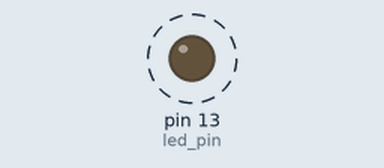
Simulated run of this sketch. Board: Arduino Uno, built with avr-gcc and run on an emulated ATmega328P. Parts: output pins drawn as LEDs (lit = HIGH). Dashed ring = blinking. No radio packets arrive unless stated.

Above: at 0.5 s.
Timing chart, 0 to 3.0 s (numbered marks = the images above):
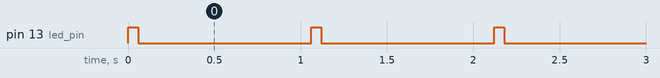

Measured:
- by itself, pin 13 (led_pin): alternates HIGH for 0.06 s and LOW for 1.0 s

The sketch:

Transmitter.ino
```cpp
// Code for RF transmitter
#include <VirtualWire.h>

const int led_pin = 13;
const int transmit_pin = 9;
int accident_bool = 7;
//const int receive_pin = 2;
//const int transmit_en_pin = 3;

void setup() {

  // Initialise the Transmit pins
  vw_set_tx_pin(transmit_pin);
  //    vw_set_rx_pin(receive_pin);
  //    vw_set_ptt_pin(transmit_en_pin);

  // Required for DR3100
  vw_set_ptt_inverted(true);

  // Bits per sec
  vw_setup(2000);

  // Setting up the pins
  pinMode(led_pin, OUTPUT);
  pinMode(accident_bool, INPUT);

  //    Setting up the Serial Monitor
  //    Serial.begin(9600);
}

// Setting up the length of the message
const int message_length = 20;

// Setting up the unique UUID of the vehicle
char msg[message_length] = {'d', '1', 'f' , '6', 'e', '2', '3', 'f', '-', '4', 'a', 'e', '2', '-', '4', '3', '5', '2', '-', '3'};

void loop() {

  // Triggering the RF transmitter on accident.
  //if(digitalRead(accident_bool) == 1) {
  if (1) {

    // On accident, infinite loop is activated.
    while (true) {
      // Flash a light to show transmitting
      digitalWrite(led_pin, HIGH);
      vw_send((uint8_t *)msg, message_length);

      // Wait until the whole message is transmitted.
      vw_wait_tx();
      digitalWrite(led_pin, LOW);
      delay(1000);
    }
  }
}
```
